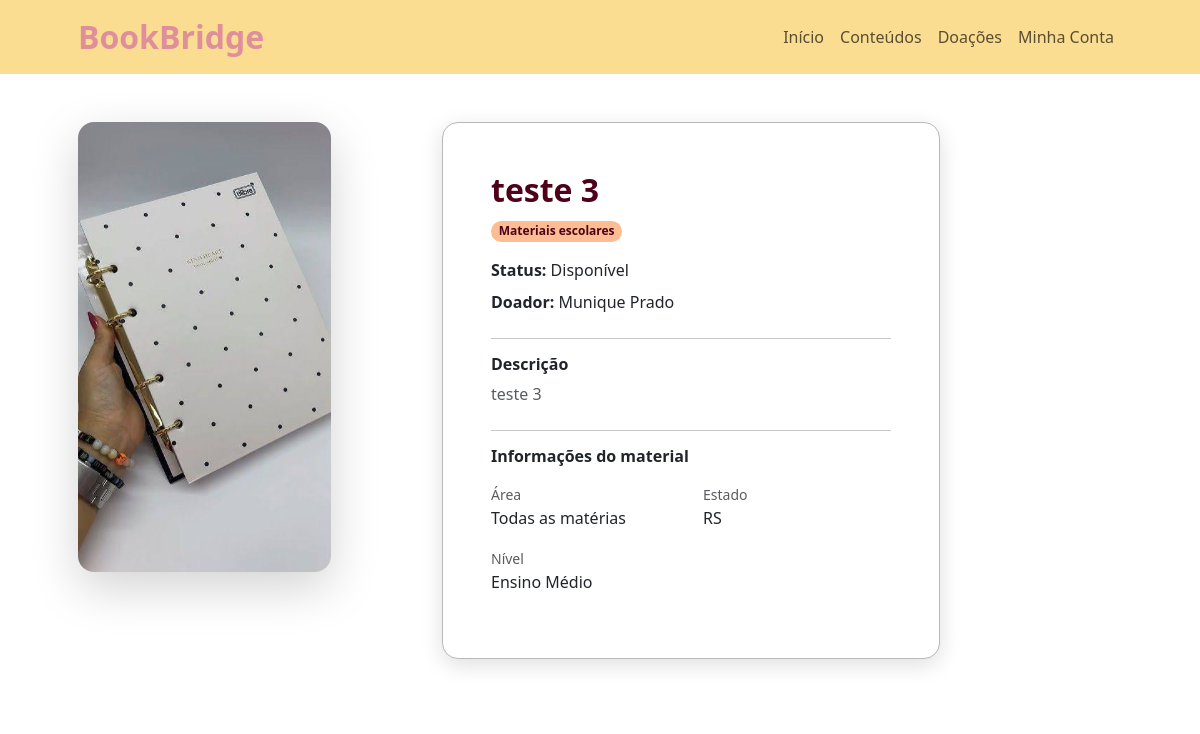
Screenshot of /material-detalhes.php?id=6 (signed in) with the database file from the repository.
### tables this page shows
CREATE TABLE `materiais` (
  `id` int NOT NULL,
  `id_usuario` int NOT NULL,
  `nome_material` varchar(150) NOT NULL,
  `categoria` varchar(50) NOT NULL,
  `area` varchar(100) DEFAULT NULL,
  `estado` char(2) DEFAULT NULL,
  `nivel` varchar(50) NOT NULL,
  `descricao` text NOT NULL,
  `imagem` varchar(255) DEFAULT NULL,
  `status` varchar(30) NOT NULL DEFAULT 'Disponível',
  `data_cadastro` timestamp NULL DEFAULT CURRENT_TIMESTAMP
);

CREATE TABLE `usuarios` (
  `id` int NOT NULL,
  `nome` varchar(150) NOT NULL,
  `email` varchar(150) NOT NULL,
  `telefone` varchar(20) NOT NULL,
  `senha` varchar(255) NOT NULL,
  `tipo_usuario` varchar(30) NOT NULL,
  `data_cadastro` timestamp NULL DEFAULT CURRENT_TIMESTAMP
);

### material-detalhes.php (the view, shortened to what this page needs)
<?php
require_once "conecta.php";
$id_material = (int) $_GET["id"];
$sql = "SELECT materiais.id, materiais.id_usuario,
               materiais.nome_material, materiais.categoria,
               materiais.area, materiais.estado, materiais.nivel,
               materiais.descricao, materiais.imagem, materiais.status,
               usuarios.nome, usuarios.email, usuarios.telefone
        FROM materiais
        INNER JOIN usuarios ON materiais.id_usuario = usuarios.id
        WHERE materiais.id = ?";
$stmt = mysqli_prepare($conn, $sql);
mysqli_stmt_bind_param($stmt, "i", $id_material);
mysqli_stmt_execute($stmt);
$resultado = mysqli_stmt_get_result($stmt);
$material = mysqli_fetch_assoc($resultado);
?>
<!DOCTYPE html>
<html lang="pt-BR">
<head>
    <link href="css/styles.css" rel="stylesheet">
    <link href="css/bookbridge.css" rel="stylesheet">
    <link rel="stylesheet" href="https://cdn.jsdelivr.net/npm/bootstrap-icons@1.11.3/font/bootstrap-icons.css">
    <link href="https://cdn.jsdelivr.net/npm/bootstrap@5.3.2/dist/css/bootstrap.min.css" rel="stylesheet">
</head>
<body class="d-flex flex-column min-vh-100">
    <nav class="navbar navbar-expand-lg navbar-light" style="background-color:#FBDD91;">
        <div class="container px-5">
            <a class="navbar-brand fs-2 fw-bold" href="index.php" style="color:#DF8F9C;">BookBridge</a>
            <div class="collapse navbar-collapse" id="navbarSupportedContent">
                <ul class="navbar-nav ms-auto mb-2 mb-lg-0">
                    <li class="nav-item"><a class="nav-link" href="index.php">Início</a></li>
                    <li class="nav-item"><a class="nav-link" href="conteudos.php">Conteúdos</a></li>
                    <li class="nav-item"><a class="nav-link" href="materiais.php">Doações</a></li>
                    <li class="nav-item"><a class="nav-link" href="minha-conta.php">Minha Conta</a></li>
                </ul>
            </div>
        </div>
    </nav>
    <main class="flex-shrink-0">
        <section class="py-5" style="background:#FFF;">
            <div class="container px-5">
                <div class="row gx-5 align-items-start">
                    <div class="col-lg-4">
                        <?php if (!empty($material["imagem"])) { ?>
    <img src="<?php echo htmlspecialchars($material["imagem"]); ?>"
         class="img-fluid shadow-lg rounded-4"
         style="max-height: 450px; object-fit: cover;"
         alt="<?php echo htmlspecialchars($material["nome_material"]); ?>">
<?php } ?>
                    </div>
                    <div class="col-lg-6">
                        <div class="bg-white detalhes-conteudo-card rounded-4 p-5">
                            <h2 class="fw-bold" style="color:#4E0119;"><?php echo htmlspecialchars($material["nome_material"]); ?></h2>
                           <span class="badge rounded-pill mb-3"
      style="background-color:#FBBD91; color:#4E0119;"><?php echo htmlspecialchars($material["categoria"]); ?></span>
                            <p class="mb-2">
    <strong>Status:</strong> <?php echo htmlspecialchars($material["status"]); ?>
</p>
                            <p class="mb-4">
    <strong>Doador:</strong> <?php echo htmlspecialchars($material["nome"]); ?>
</p>
                            <hr>
                            <h6 class="fw-bold">Descrição</h6>
                           <p class="text-muted mb-4">
    <?php echo nl2br(htmlspecialchars($material["descricao"])); ?>
</p>
                            <hr>
                            <h6 class="fw-bold mb-3">Informações do material</h6>
                            <div class="row">
                               <div class="col-6 mb-3">
    <small class="text-muted">Área</small><br>
    <?php echo !empty($material["area"]) ? htmlspecialchars($material["area"]) : "Não informada"; ?>
</div>
                              <div class="col-6 mb-3">
    <small class="text-muted">Estado</small><br>
    <?php echo !empty($material["estado"]) ? htmlspecialchars($material["estado"]) : "Não informado"; ?>
</div>
<div class="col-6 mb-3">
    <small class="text-muted">Nível</small><br>
    <?php echo htmlspecialchars($material["nivel"]); ?>
</div>
                            </div>
                        </div>
                    </div>
                </div>
            </div>
        </section>
    </main>
</body>
</html>

### css/bookbridge.css (style rules this page uses)
:root { --bb-vinho: #4E0119; --bb-rosa: #DF8F9C; --bb-amarelo: #FBDD91; --bb-creme: #FFF0B3; --bb-marrom: #6B5E54; }
.detalhes-conteudo-card { border: 1px solid #b8b8b8; box-shadow: 0 6px 22px rgba(0, 0, 0, .13); transition: transform 0.2s ease, box-shadow 0.2s ease; }

### rows the page displays
materiais: imagem (picture), nome_material "teste 3", categoria "Materiais escolares", status "Disponível", id_usuario.nome "Munique Prado", descricao "teste 3", area "Todas as matérias", estado "RS", nivel "Ensino Médio"
